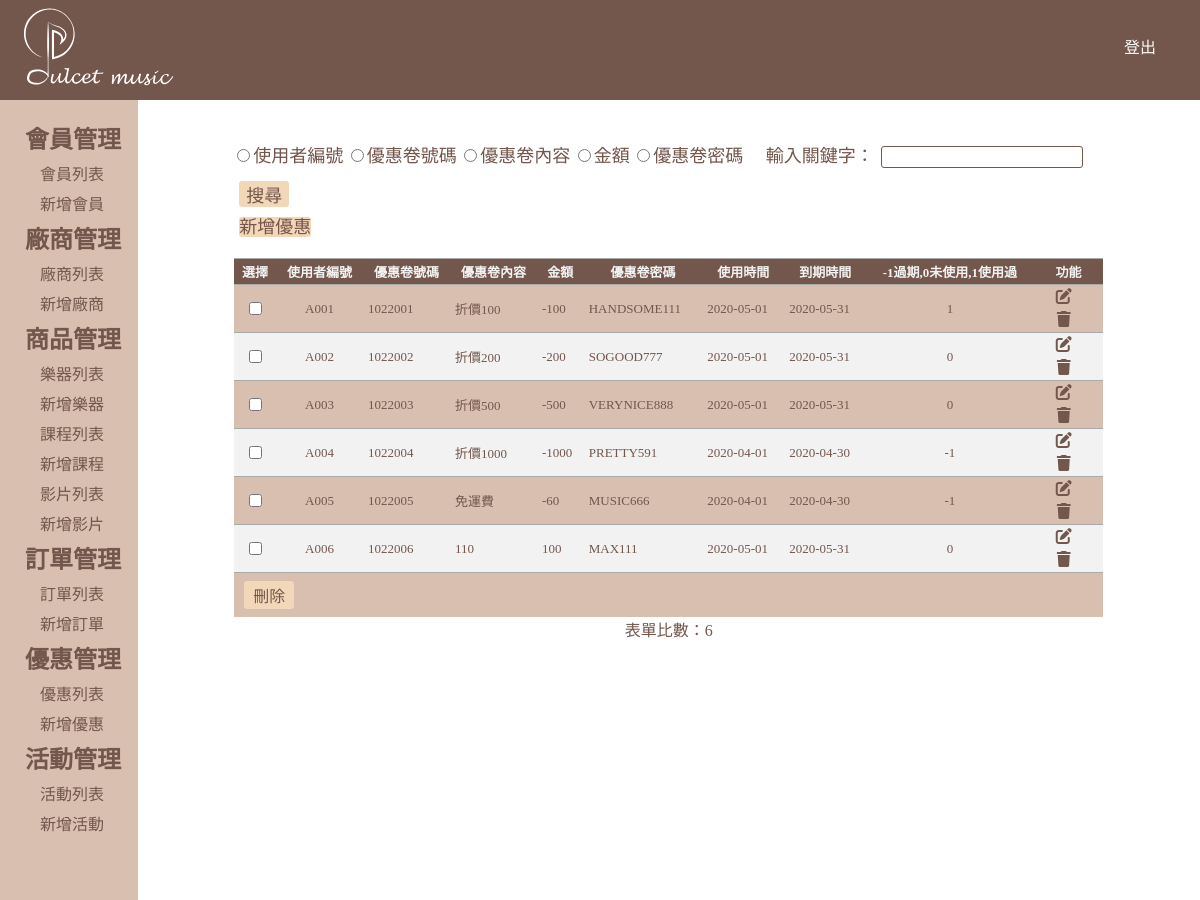
The page /Coupon/coupon-admin.php (signed in) on the database its author committed.
### tables this page shows
CREATE TABLE `Coupon` (
  `id` int(20) UNSIGNED NOT NULL COMMENT '流水號',
  `user_id` varchar(11) NOT NULL COMMENT '優惠卷編碼',
  `number` varchar(20) NOT NULL COMMENT '優惠卷號碼',
  `content` varchar(20) NOT NULL COMMENT '優惠卷內容',
  `price` int(8) NOT NULL COMMENT '金額',
  `password` varchar(20) DEFAULT NULL COMMENT '優惠卷密碼',
  `use_date` date NOT NULL COMMENT '使用時間',
  `alidityv` date NOT NULL COMMENT '到期時間',
  `status` tinyint(4) NOT NULL COMMENT '-1 過期 0 未使用 1 已使用',
  `created_at` datetime DEFAULT CURRENT_TIMESTAMP,
  `updated_at` datetime DEFAULT CURRENT_TIMESTAMP ON UPDATE CURRENT_TIMESTAMP
);

### Coupon/coupon-admin.php (the view, shortened to what this page needs)
<?php
require_once('../checkSession.php');
require_once('../db.inc.php');
$sqlTotal = "SELECT count(1) FROM `Coupon`";
$total = $pdo->query($sqlTotal)->fetch(PDO::FETCH_NUM)[0];
$numPerPage = 15;
$page = isset($_GET['page']) ? (int)$_GET['page'] : 1;
$page = $page < 1 ? 1 : $page;
?>
<html>
<head>
    <link rel="stylesheet" type="text/css" href="../css/css-ALL.css">
</head>
<body>
    <header class="header">
                 <figure>
            <img src="../css/logo_rectangle.svg" title="Logo"  style="height:100px">
        </figure>
        <a href="../logout.php?logout=1" style="margin:20px">登出</a>
    </header>
    <div class="wrap">
        <div class="left-wrap">
            <?php require_once("./list.php"); ?>
        </div>
        <div class="right-wrap">
<form class="title-form" action="./coupon-search.php"  method="GET" name="mysearch">
<div class="search-inner">
            <div class="search-list">
                <input type="radio" name="search" value="user_id"
                    <?php
                        $check = "checked='checked'";
                        if(isset($_GET["search"]) && $_GET["search"] === "companyName"){
                            echo $check;
                        }
                    ?>
                >使用者編號
                <input type="radio" name="search" value="number"
                    <?php
                        $check = "checked='checked'";
                        if(isset($_GET["search"]) && $_GET["search"] === "companyPhone"){
                            echo $check;
                        }
                    ?>
                >優惠卷號碼
                <input type="radio" name="search" value="content"
                    <?php
                        $check = "checked='checked'";
                        if(isset($_GET["search"]) && $_GET["search"] === "principal"){
                            echo $check;
                        }
                    ?>
                >優惠卷內容
                <input type="radio" name="search" value="price"
                    <?php
                        $check = "checked='checked'";
                        if(isset($_GET["search"]) && $_GET["search"] === "principalPhone"){
                            echo $check;
                        }
                    ?>
                >金額
                <input type="radio" name="search" value="password"
                    <?php
                        $check = "checked='checked'";
                        if(isset($_GET["search"]) && $_GET["search"] === "principalPhone"){
                            echo $check;
                        }
                    ?>
                >優惠卷密碼
                <span>&nbsp&nbsp&nbsp</spna>
                <label for="">輸入關鍵字：</label>
                <input type="text" name="searchtxt" class="inp-searchtxt" value="">
                <input class="inp-searchbtn"type="submit" name="searchbtn" class="inp-searchbtn" value="搜尋">
            </div>
        </div>
  <a class="inp-addbtn"  href="./coupon-new.php">新增優惠</a>
</form>
<form class="admin-form"name="myForm" method="POST" action="coupon-deleteIds.php">
    <table class="table">
        <thead>
            <tr>
                <th class="border" style="white-space:nowrap">選擇</th>
                <th class="border" style="white-space:nowrap">使用者編號</th>
                <th class="border" style="white-space:nowrap">優惠卷號碼</th>
                <th class="border" style="white-space:nowrap">優惠卷內容</th>
                <th class="border" style="white-space:nowrap">金額</th>
                <th class="border" style="white-space:nowrap">優惠卷密碼</th>
                <th class="border" style="white-space:nowrap">使用時間</th>
                <th class="border" style="white-space:nowrap">到期時間</th>
                <th class="border" style="white-space:nowrap">-1過期,0未使用,1使用過</th>
                <th class="border" style="white-space:nowrap">功能</th>
            </tr>
        </thead>
        <tbody>
        <?php
        $sql = "SELECT `id`,`user_id`,`number`,`content`,`price`,`password`,`alidityv`,`use_date`,`status`
                FROM `Coupon`
                ORDER BY `id` ASC
                LIMIT ?, ? ";
        $arrParam = [($page - 1) * $numPerPage, $numPerPage];
        $stmt = $pdo->prepare($sql);
        $stmt->execute($arrParam);
        if($stmt->rowCount() > 0) {
            $arr = $stmt->fetchAll(PDO::FETCH_ASSOC);
            for($i = 0; $i < count($arr); $i++) {
        ?>
            <tr>
                <td class="border check">
                    <input type="checkbox" name="chk[]" value="<?php echo $arr[$i]['id']; ?>" />
                </td>
                <td class="border check"><?php echo $arr[$i]['user_id']; ?></td>
                <td class="border"><?php echo $arr[$i]['number']; ?></td>
                <td class="border"><?php echo $arr[$i]['content']; ?></td>
                <td class="border"><?php echo $arr[$i]['price']; ?></td>
                <td class="border"><?php echo $arr[$i]['password']; ?></td>
                <td class="border"><?php echo ($arr[$i]['use_date']); ?></td>
                <td class="border"><?php echo $arr[$i]['alidityv']; ?></td>
                <td class="border check"><?php echo ($arr[$i]['status']); ?></td>
                <td class="border">
                    <a class="inp-edit"  href="./coupon-edit.php?editId=<?php echo $arr[$i]['id'];?>" class="style-btn"><i class="fas fa-edit"></i></a>
                    <a class="inp-delete" href="./coupon-delete.php?deleteId=<?php echo $arr[$i]['id']; ?>" class="style-btn"><i class="fas fa-trash"></i></a>
                </td>
            </tr>
        <?php
            }
        } else {
        ?>
             <tr>
                 <td class="border" colspan="9">沒有資料</td>
             </tr>
         <?php
        }
        ?>
        </tbody>
        <tfoot>
      <tr>
    <td class="border" colspan="12">
    <input class="inp-delete inp-delete2" type="submit" name="smb" value="刪除">
      </td>
      </tr>
      </tfoot>
  </table>
</form>
  <div class="text-align-center fontfamily">
        表單比數：<?php echo $total; ?>
       </div>
        </div>
</body>
</html>

### css/css-ALL.css (style rules this page uses)
:root { --mainFont-family: 微軟正黑體; --color01: #F2D7B8; --color02: #73564C; --color03: #BF8F73; --color04: #D9BFB0; --color05: #f2f2f2; --font-medium: medium; }
* { padding: 0; margin: 0; box-sizing: border-box; }
a { text-decoration: none; }
.header { width: 100%; height: 100px; line-height: 55px; background-color: var(--color02); display: flex; justify-content: space-between; }
.header a { display: block; width: 80px; text-align: center; padding: 0 20px; color:#fff; font-size: var(--font-medium); font-family: var(--mainFont-family); }
.wrap { width: 100%; display:flex; align-items: stretch; }
.left-wrap { width: 13%; min-height: 100vh; background-color: var(--color04); padding-top: 20px; }
.right-wrap { width: 100%; height: 100%; padding: 20px; }
.right-wrap .table { width:85%; margin: 0 auto; border-collapse: collapse; font-family: var(--mainFont-family); }
.right-wrap .border { border-top: 1px solid var(--color02); padding: 3px 5px; }
.right-wrap .check { text-align: center; }
.title-form { width: 85%; margin: 0 auto; margin-bottom: 20px; font-family: var(--mainFont-family); font-size: large; color:var(--color02); }
.title-form .inp-searchtxt { height: 22px; border: 1px solid var(--color02); border-radius: 3px; margin-right: 3px; }
.title-form input { font-family: var(--mainFont-family); font-size: var(--font-medium); margin: 3px; }
.title-form .inp-searchbtn , .inp-addbtn { width: 50px; border: 0; font-size: var(--font-size); color: var(--color02); background-color: var(--color01); font-family: var(--mainFont-family); border-radius: 3px; margin:10px 10px 5px 5px; }
.admin-form { font-family: var(--mainFont-family); }
.table thead { background: var(--color02); color: var(--color05); font-size: large; }
.table > tbody > tr:nth-child(odd) { background: var(--color04); color: var(--color02); }
.table > tbody > tr:nth-child(even) { background: var(--color05); color: var(--color02); }
.table .border { border: 0; border-top:1px #AAAAAA solid; padding: 3px 5px; font-size: small; }
.right-wrap .inp-delete { display: block; text-align: center; padding: 2px 0; width: 50px; border: 0; font-size: var(--font-medium); color: var(--color02); border-radius: 3px; }
.right-wrap .inp-edit { display: block; width: 50px; border: 0; color: var(--color02); font-family: var(--mainFont-family); font-size: 16px; border-radius: 3px; text-align: center; margin-bottom: 5px; }
.inp-delete2, .addBtn { display: block; padding: 2px 0; margin: 5px; width: 87px; border: 0; text-align: center; font-size: var(--font-medium); color: var(--color02); background: var(--color01); font-family: var(--mainFont-family); border-radius: 3px; }
tfoot > tr { background: var(--color04); }
.text-align-center { text-align:center; }
.fontfamily { font-family: var(--mainFont-family); color:var(--color02); }

### rows shown on the page
coupon: user "A001", number "1022001", content "折價100", price "-100", password "HANDSOME111", use_date "2020-05-01", alidityv "2020-05-31", status "1"
coupon: user "A002", number "1022002", content "折價200", price "-200", password "SOGOOD777", use_date "2020-05-01", alidityv "2020-05-31", status "0"
coupon: user "A003", number "1022003", content "折價500", price "-500", password "VERYNICE888", use_date "2020-05-01", alidityv "2020-05-31", status "0"
coupon: user "A004", number "1022004", content "折價1000", price "-1000", password "PRETTY591", use_date "2020-04-01", alidityv "2020-04-30", status "-1"
coupon: user "A005", number "1022005", content "免運費", price "-60", password "MUSIC666", use_date "2020-04-01", alidityv "2020-04-30", status "-1"
coupon: user "A006", number "1022006", content "110", price "100", password "MAX111", use_date "2020-05-01", alidityv "2020-05-31", status "0"

### other values the page prints
$total "6"
